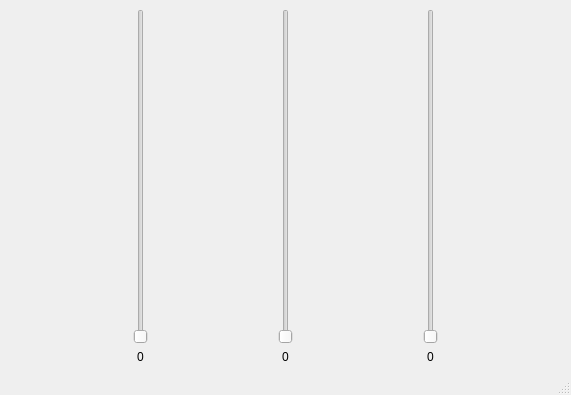
<?xml version="1.0" encoding="UTF-8"?>
<ui version="4.0">
 <class>MainWindow</class>
 <widget class="QMainWindow" name="MainWindow">
  <property name="geometry">
   <rect>
    <x>0</x>
    <y>0</y>
    <width>571</width>
    <height>395</height>
   </rect>
  </property>
  <property name="windowTitle">
   <string>MainWindow</string>
  </property>
  <widget class="QWidget" name="centralwidget">
   <layout class="QGridLayout" name="gridLayout">
    <item row="1" column="1">
     <widget class="QSlider" name="bSlider">
      <property name="maximum">
       <number>255</number>
      </property>
      <property name="orientation">
       <enum>Qt::Vertical</enum>
      </property>
     </widget>
    </item>
    <item row="3" column="0">
     <widget class="QLabel" name="label_2">
      <property name="text">
       <string>0</string>
      </property>
      <property name="alignment">
       <set>Qt::AlignCenter</set>
      </property>
     </widget>
    </item>
    <item row="1" column="2">
     <widget class="QSlider" name="rSlider">
      <property name="sizePolicy">
       <sizepolicy hsizetype="Fixed" vsizetype="Minimum">
        <horstretch>0</horstretch>
        <verstretch>0</verstretch>
       </sizepolicy>
      </property>
      <property name="maximum">
       <number>255</number>
      </property>
      <property name="orientation">
       <enum>Qt::Vertical</enum>
      </property>
     </widget>
    </item>
    <item row="3" column="2">
     <widget class="QLabel" name="label">
      <property name="text">
       <string>0</string>
      </property>
      <property name="alignment">
       <set>Qt::AlignCenter</set>
      </property>
     </widget>
    </item>
    <item row="3" column="1">
     <widget class="QLabel" name="label_3">
      <property name="text">
       <string>0</string>
      </property>
      <property name="alignment">
       <set>Qt::AlignCenter</set>
      </property>
     </widget>
    </item>
    <item row="1" column="0">
     <widget class="QSlider" name="gSlider">
      <property name="maximum">
       <number>255</number>
      </property>
      <property name="orientation">
       <enum>Qt::Vertical</enum>
      </property>
     </widget>
    </item>
   </layout>
  </widget>
  <widget class="QMenuBar" name="menubar">
   <property name="geometry">
    <rect>
     <x>0</x>
     <y>0</y>
     <width>571</width>
     <height>21</height>
    </rect>
   </property>
  </widget>
  <widget class="QStatusBar" name="statusbar"/>
 </widget>
 <resources/>
 <connections>
  <connection>
   <sender>rSlider</sender>
   <signal>valueChanged(int)</signal>
   <receiver>MainWindow</receiver>
   <slot>setColor()</slot>
   <hints>
    <hint type="sourcelabel">
     <x>170</x>
     <y>260</y>
    </hint>
    <hint type="destinationlabel">
     <x>503</x>
     <y>498</y>
    </hint>
   </hints>
  </connection>
  <connection>
   <sender>gSlider</sender>
   <signal>valueChanged(int)</signal>
   <receiver>MainWindow</receiver>
   <slot>setColor()</slot>
   <hints>
    <hint type="sourcelabel">
     <x>331</x>
     <y>187</y>
    </hint>
    <hint type="destinationlabel">
     <x>319</x>
     <y>393</y>
    </hint>
   </hints>
  </connection>
  <connection>
   <sender>bSlider</sender>
   <signal>valueChanged(int)</signal>
   <receiver>MainWindow</receiver>
   <slot>setColor()</slot>
   <hints>
    <hint type="sourcelabel">
     <x>506</x>
     <y>232</y>
    </hint>
    <hint type="destinationlabel">
     <x>445</x>
     <y>452</y>
    </hint>
   </hints>
  </connection>
  <connection>
   <sender>rSlider</sender>
   <signal>valueChanged(int)</signal>
   <receiver>label</receiver>
   <slot>setNum(int)</slot>
   <hints>
    <hint type="sourcelabel">
     <x>157</x>
     <y>295</y>
    </hint>
    <hint type="destinationlabel">
     <x>160</x>
     <y>333</y>
    </hint>
   </hints>
  </connection>
  <connection>
   <sender>gSlider</sender>
   <signal>valueChanged(int)</signal>
   <receiver>label_2</receiver>
   <slot>setNum(int)</slot>
   <hints>
    <hint type="sourcelabel">
     <x>323</x>
     <y>291</y>
    </hint>
    <hint type="destinationlabel">
     <x>322</x>
     <y>333</y>
    </hint>
   </hints>
  </connection>
  <connection>
   <sender>bSlider</sender>
   <signal>valueChanged(int)</signal>
   <receiver>label_3</receiver>
   <slot>setNum(int)</slot>
   <hints>
    <hint type="sourcelabel">
     <x>491</x>
     <y>299</y>
    </hint>
    <hint type="destinationlabel">
     <x>495</x>
     <y>329</y>
    </hint>
   </hints>
  </connection>
 </connections>
 <slots>
  <slot>setColor()</slot>
 </slots>
</ui>
